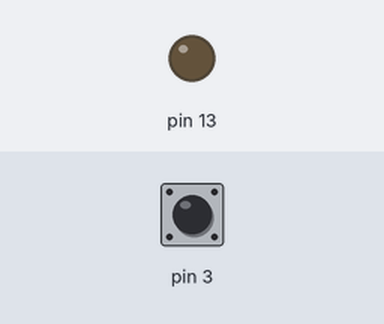
This sketch was run on a simulated Arduino Uno, built with avr-gcc and run on an emulated ATmega328P. Parts: output pins drawn as LEDs (lit = HIGH). The inputs (shaded band) are chosen by the test bench; at power-on: pin 3 HIGH. No radio packets arrive unless stated.

Above: at 1.2 s.
1.3 s: pin 3 pulled LOW for 0.15 s
At 1.38 s:
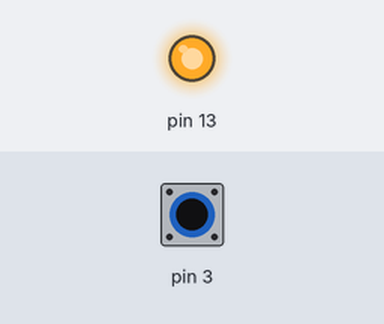
2.9 s: pin 3 pulled LOW for 3.2 s
At 6.5 s:
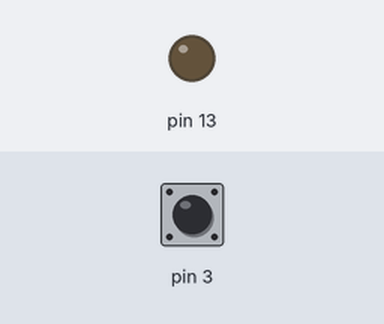
Timing chart, 0 to 8.0 s (numbered marks = the images above; inputs shaded):
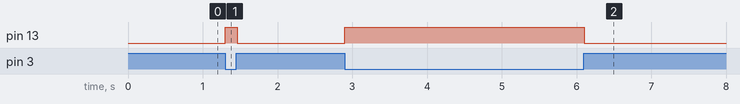

Measured:
- after the input at 1.3 s, pin 13: LOW → HIGH at once, → LOW 0.16 s later
- after the input at 2.9 s, pin 13: LOW → HIGH at once, → LOW 3.2 s later

The sketch:

Button.ino
```cpp
#include <VirtualWire.h>

int RF_TX_PIN = 2;

void setup()
{
 vw_set_tx_pin(RF_TX_PIN); // Setup transmit pin
 vw_setup(2000); // Transmission speed in bits per second.
 pinMode(3, INPUT_PULLUP);
 pinMode(13, OUTPUT);
}

void loop()
{
 int sensorVal = digitalRead(3);
 // If button pressed, send confirmation, else send zero signal
 if (sensorVal == HIGH) {
   digitalWrite(13, LOW);
   const char *msg = "0";
   vw_send((uint8_t *)msg, strlen(msg));
   delay(20);
 }
 else {
   digitalWrite(13, HIGH);
   const char *msg = "1";
   vw_send((uint8_t *)msg, strlen(msg));
   delay(20);
 }
}
```
